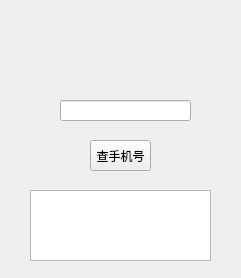
<?xml version="1.0" encoding="UTF-8"?>
<ui version="4.0">
 <class>Form</class>
 <widget class="QWidget" name="Form">
  <property name="geometry">
   <rect>
    <x>0</x>
    <y>0</y>
    <width>241</width>
    <height>278</height>
   </rect>
  </property>
  <property name="windowTitle">
   <string>him查Q绑器</string>
  </property>
  <property name="styleSheet">
   <string notr="true">image: url(:/查Q/C:/Users/him/Desktop/4b63bfd7faa86bb9ecfaae078fff6ed9.png);</string>
  </property>
  <widget class="QLineEdit" name="lineEdit">
   <property name="geometry">
    <rect>
     <x>60</x>
     <y>100</y>
     <width>131</width>
     <height>21</height>
    </rect>
   </property>
  </widget>
  <widget class="QToolButton" name="toolButton">
   <property name="geometry">
    <rect>
     <x>90</x>
     <y>140</y>
     <width>61</width>
     <height>31</height>
    </rect>
   </property>
   <property name="text">
    <string>查手机号</string>
   </property>
  </widget>
  <widget class="QTextEdit" name="textEdit">
   <property name="geometry">
    <rect>
     <x>30</x>
     <y>190</y>
     <width>181</width>
     <height>71</height>
    </rect>
   </property>
  </widget>
 </widget>
 <resources>
  <include location="../../qq.qrc"/>
 </resources>
 <connections/>
</ui>
